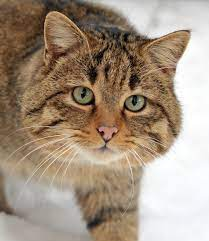
#> input picture cat.jpeg, 209 x 241 px
$ jupyter execute hw1.ipynb   (shell and % lines are left out)
#> lines starting #> are read from the running program, lines starting #| are printed output that depends on the picture; after the words box and inside, x2 and y2 are one past the last pixel; in counts of white or black regions, pixels touching at a corner belong together
# **Домашнее задание 1**

Напишите на Python реализацию как минимум одного алгоритма на выбор: любая на выбор цветовая обработка, перевод в другое цветовое пространство или фильтрация. Изображение выберите самостоятельно

[cell 1]
import matplotlib.pyplot as plt
import numpy as np

import imageio

[cell 2]
img = imageio.imread('cat.jpeg')
#> img is the input picture: shape (241, 209, 3); mean R, G, B 164.7, 147.2, 129.3
img = img.astype(np.float32) / 255.
print(img.shape)
#| (241, 209, 3)

[cell 3]
plt.figure(figsize=(8, 8))
plt.imshow(img)

## Нелинейное уменьшение яркости

[cell 4]
plt.figure(figsize=(8, 8))
plt.imshow(img**2)
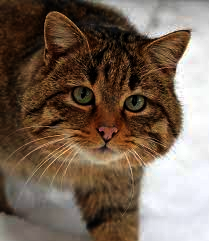
#> shown: shape (241, 209, 3) float32; mean R, G, B 0.465, 0.397, 0.341

## Получение ЧБ изображения по цветному

[cell 5]
img_bw = np.mean(img, axis=2)
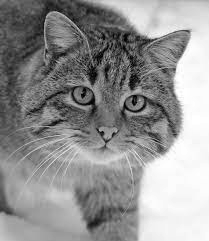
#> img_bw: shape (241, 209) float32; min 0.00261, max 1, mean 0.577

[cell 6]
plt.figure(figsize=(8, 8))
plt.imshow(img_bw, cmap='gray')

## Цветовое пространство HSV

[cell 7]
from skimage.color import rgb2hsv, hsv2rgb

[cell 8]
img_hsv = rgb2hsv(img)
#> img_hsv: shape (241, 209, 3) float32; mean of channels 0, 1, 2 0.15, 0.28, 0.648

## Изменение тона

[cell 9]
img_hsv_new = np.copy(img_hsv)
img_hsv_new[:, :, 0] *= 4
#> img_hsv_new: shape (241, 209, 3) float32; mean of channels 0, 1, 2 0.599, 0.28, 0.648
img_new = hsv2rgb(img_hsv_new)
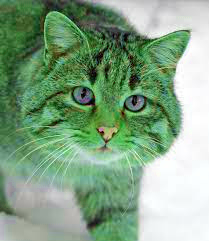
#> img_new: shape (241, 209, 3) float32; mean R, G, B 0.52, 0.646, 0.525

[cell 10]
plt.figure(figsize=(8, 8))
plt.imshow(img_new)

## Бинаризация по порогу

[cell 11]
plt.figure(figsize=(8, 8))
plt.imshow(img)

[cell 12]
threshold = 0.65 # порог бинаризации
img_bw = np.mean(img, axis=2)
img_bin = (img_bw > threshold).astype(np.uint8)
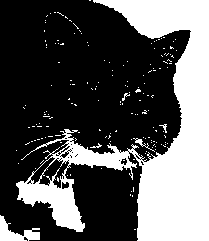
#> img_bin: shape (241, 209); values 0 (black) and 1 (white), 33.9% white; 164 white regions (158 under 20 px), largest, box (x1, y1, x2, y2) and area: (16, 0, 209, 241) 16140, (0, 215, 40, 241) 462, (133, 138, 155, 152) 56, (159, 124, 167, 133) 25, (122, 93, 130, 101) 23, (90, 143, 102, 148) 21

[cell 13]
plt.figure(figsize=(8, 8))
plt.imshow(img_bin*255, cmap='gray')
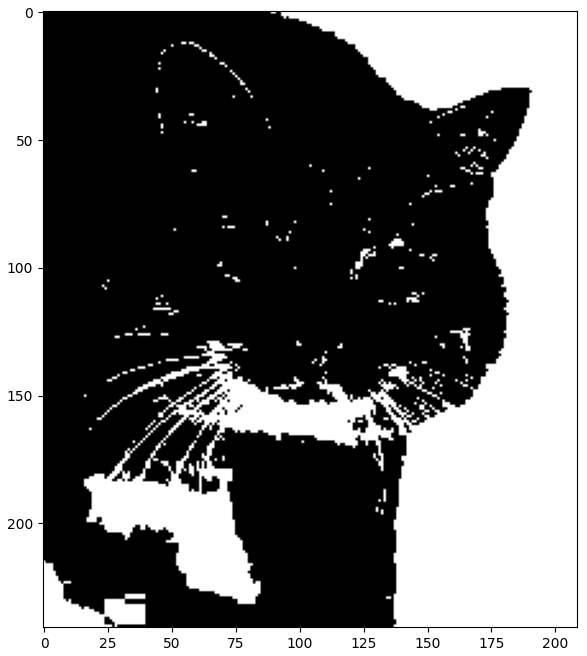
#> figure drawn by matplotlib, 1 panel

## Свёртка цветного изображения

[cell 14]
import scipy.signal

## Создание линейного фильтра (ядро свёртки)

[cell 15]
# Gaussian blur
win_size = (11, 11)
sigma = 3
w = np.zeros(win_size, dtype=np.float32)
for i in range(w.shape[0]):
    for j in range(w.shape[1]):
        w[i,j] = np.exp(-(i-w.shape[0]//2)**2 / sigma**2 / 2
                        -(j-w.shape[1]//2)**2 / sigma**2 / 2)
w = w / np.sum(w)

[cell 16]

out_img = []
for c in range(3):
    out_img.append(scipy.signal.correlate2d(img[:,:,c], w, mode='valid'))
#> after the loop, out_img = 3 items
out_img = np.stack(out_img, axis=2)
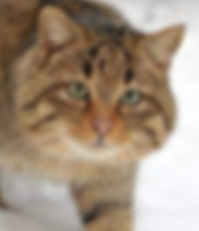
#> out_img: shape (231, 199, 3) float32; mean of channels 0, 1, 2 0.641, 0.569, 0.496; drawn as R, G, B

[cell 17]
plt.figure(figsize=(8, 8))
plt.imshow(out_img)
